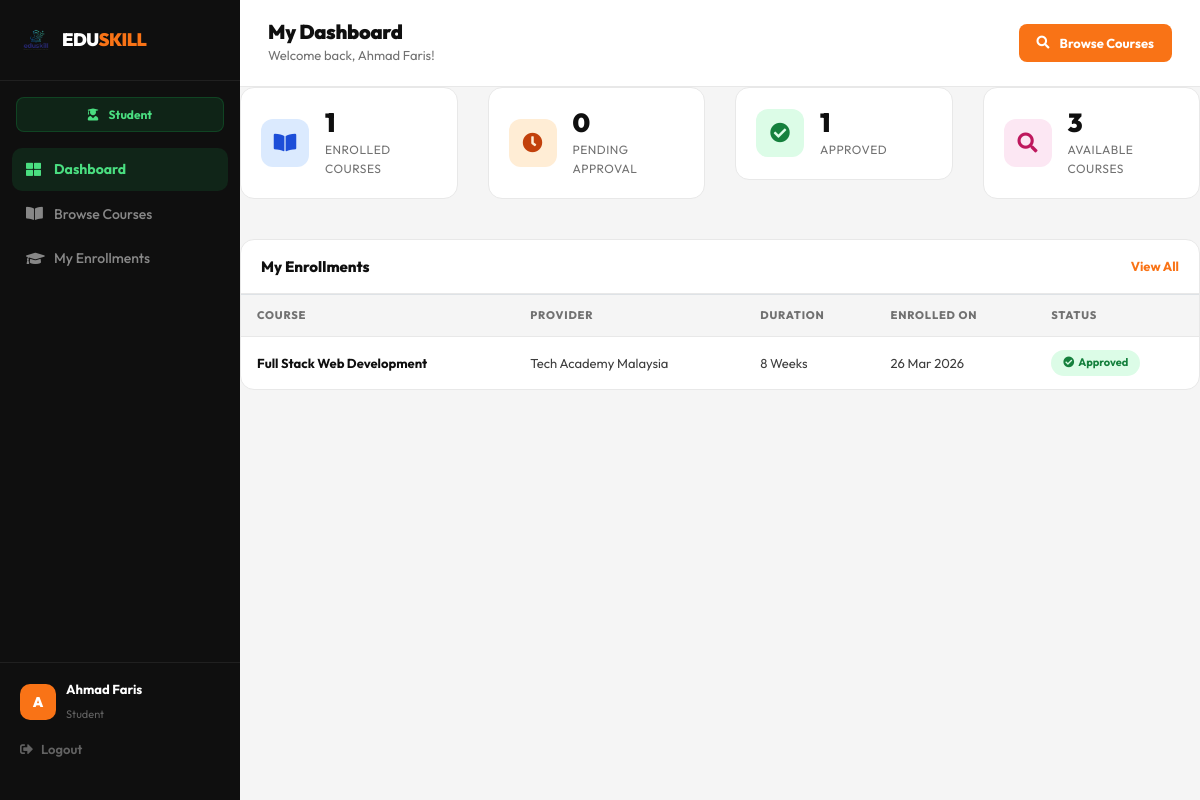
The page /student/dashboard.php (signed in) on the database its author committed.
### tables this page shows
CREATE TABLE IF NOT EXISTS enrollments (
    id          INT AUTO_INCREMENT PRIMARY KEY,
    student_id  INT NOT NULL,
    course_id   INT NOT NULL,
    notes       TEXT,
    status      ENUM('pending','approved','rejected') DEFAULT 'pending',
    enrolled_at TIMESTAMP DEFAULT CURRENT_TIMESTAMP,
    FOREIGN KEY (student_id) REFERENCES students(id) ON DELETE CASCADE,
    FOREIGN KEY (course_id)  REFERENCES courses(id)  ON DELETE CASCADE,
    UNIQUE KEY unique_enrollment (student_id, course_id)
);

CREATE TABLE IF NOT EXISTS courses (
    id           INT AUTO_INCREMENT PRIMARY KEY,
    provider_id  INT NOT NULL,
    title        VARCHAR(200) NOT NULL,
    category     VARCHAR(100) NOT NULL,
    duration     VARCHAR(50) NOT NULL,
    description  TEXT,
    price        DECIMAL(10,2) DEFAULT 0.00,
    max_students INT DEFAULT 30,
    status       ENUM('pending','approved','rejected') DEFAULT 'pending',
    created_at   TIMESTAMP DEFAULT CURRENT_TIMESTAMP,
    FOREIGN KEY (provider_id) REFERENCES providers(id) ON DELETE CASCADE
);

CREATE TABLE IF NOT EXISTS providers (
    id          INT AUTO_INCREMENT PRIMARY KEY,
    org_name    VARCHAR(150) NOT NULL,
    email       VARCHAR(100) NOT NULL UNIQUE,
    phone       VARCHAR(20),
    address     VARCHAR(200),
    description TEXT,
    password    VARCHAR(255) NOT NULL,
    status      ENUM('pending','approved','rejected') DEFAULT 'pending',
    created_at  TIMESTAMP DEFAULT CURRENT_TIMESTAMP
);

### student/dashboard.php (the view, shortened to what this page needs)
<?php
require_once '../config/database.php';
$student_id   = $_SESSION['user_id'];
$student_name = $_SESSION['user_name'] ?? 'Student';
$enrolled  = mysqli_fetch_assoc(mysqli_query($conn, "SELECT COUNT(*) as c FROM enrollments WHERE student_id=$student_id"))['c'];
$pending   = mysqli_fetch_assoc(mysqli_query($conn, "SELECT COUNT(*) as c FROM enrollments WHERE student_id=$student_id AND status='pending'"))['c'];
$approved  = mysqli_fetch_assoc(mysqli_query($conn, "SELECT COUNT(*) as c FROM enrollments WHERE student_id=$student_id AND status='approved'"))['c'];
$available = mysqli_fetch_assoc(mysqli_query($conn, "SELECT COUNT(*) as c FROM courses WHERE status='approved'"))['c'];
$result = mysqli_query($conn, "
    SELECT e.id, e.status, e.enrolled_at, c.title as course, c.duration, p.org_name as provider
    FROM enrollments e
    JOIN courses c ON e.course_id = c.id
    JOIN providers p ON c.provider_id = p.id
    WHERE e.student_id = $student_id
    ORDER BY e.enrolled_at DESC
    LIMIT 5
");
?>
<!DOCTYPE html>
<html lang="en">
<head>
    <link rel="stylesheet" href="https://stackpath.bootstrapcdn.com/bootstrap/4.5.2/css/bootstrap.min.css">
    <link rel="stylesheet" href="https://cdnjs.cloudflare.com/ajax/libs/font-awesome/5.15.4/css/all.min.css">
    <link rel="stylesheet" href="../css/style.css">
    <link rel="stylesheet" href="../css/pasang.css">
    <link rel="stylesheet" href="../css/shreeyash.css">
</head>
<body class="dashboard-body">
<div class="dashboard-wrap">
    <aside class="dash-sidebar student-sidebar">
        <div class="dsb-brand">
            <a href="../index.php">
                <img src="../images/logo.png" alt="Logo" style="width:32px;height:32px;border-radius:8px;object-fit:cover;">
                <span class="dsb-brand-text">EDU<span class="dsb-brand-accent">SKILL</span></span>
            </a>
        </div>
        <div class="dsb-role-badge student-role-badge"><i class="fas fa-user-graduate mr-2"></i> Student</div>
        <nav class="dsb-nav">
            <a href="dashboard.php" class="dsb-link active"><i class="fas fa-th-large"></i> Dashboard</a>
            <a href="courses.php" class="dsb-link"><i class="fas fa-book-open"></i> Browse Courses</a>
            <a href="my_courses.php" class="dsb-link"><i class="fas fa-graduation-cap"></i> My Enrollments
            </a>
        </nav>
        <div class="dsb-bottom">
            <div class="dsb-user-info">
                <div class="dsb-avatar"><?php echo strtoupper(substr($student_name,0,1)); ?></div>
                <div><strong><?php echo htmlspecialchars($student_name); ?></strong><span>Student</span></div>
            </div>
            <a href="../auth/logout.php" class="dsb-logout"><i class="fas fa-sign-out-alt"></i> Logout</a>
        </div>
    </aside>
    <main class="dash-main">
        <div class="dash-topbar">
            <div>
                <h4 class="dash-page-title">My Dashboard</h4>
                <p class="dash-page-sub">Welcome back, <?php echo htmlspecialchars($student_name); ?>!</p>
            </div>
            <div class="dash-topbar-right">
                <a href="courses.php" class="btn-dash-primary"><i class="fas fa-search mr-1"></i> Browse Courses</a>
            </div>
        </div>
        <div class="row mb-4">
            <div class="col-6 col-lg-3 mb-3">
                <div class="dstat-card">
                    <div class="dstat-icon" style="background:#dbeafe;color:#1d4ed8;"><i class="fas fa-book-open"></i></div>
                    <div class="dstat-info"><h3><?php echo $enrolled; ?></h3><p>Enrolled Courses</p></div>
                </div>
            </div>
            <div class="col-6 col-lg-3 mb-3">
                <div class="dstat-card">
                    <div class="dstat-icon" style="background:#ffedd5;color:#c2410c;"><i class="fas fa-clock"></i></div>
                    <div class="dstat-info"><h3><?php echo $pending; ?></h3><p>Pending Approval</p></div>
                </div>
            </div>
            <div class="col-6 col-lg-3 mb-3">
                <div class="dstat-card">
                    <div class="dstat-icon" style="background:#dcfce7;color:#15803d;"><i class="fas fa-check-circle"></i></div>
                    <div class="dstat-info"><h3><?php echo $approved; ?></h3><p>Approved</p></div>
                </div>
            </div>
            <div class="col-6 col-lg-3 mb-3">
                <div class="dstat-card">
                    <div class="dstat-icon" style="background:#fce7f3;color:#be185d;"><i class="fas fa-search"></i></div>
                    <div class="dstat-info"><h3><?php echo $available; ?></h3><p>Available Courses</p></div>
                </div>
            </div>
        </div>
        <div class="dash-card mb-4">
            <div class="dash-card-head">
                <h5>My Enrollments</h5>
                <a href="my_courses.php" class="dash-card-link">View All</a>
            </div>
            <div class="dash-table-wrap">
                <table class="table dash-table">
                    <thead><tr><th>Course</th><th>Provider</th><th>Duration</th><th>Enrolled On</th><th>Status</th></tr></thead>
                    <tbody>
                        <?php while($e = mysqli_fetch_assoc($result)): ?>
                        <tr>
                            <td><strong><?php echo htmlspecialchars($e['course']); ?></strong></td>
                            <td><?php echo htmlspecialchars($e['provider']); ?></td>
                            <td><?php echo $e['duration']; ?></td>
                            <td><?php echo date('d M Y', strtotime($e['enrolled_at'])); ?></td>
                            <td>
                                <?php if($e['status']=='pending'): ?>
                                    <span class="status-pending"><i class="fas fa-clock mr-1"></i>Pending</span>
                                <?php elseif($e['status']=='approved'): ?>
                                    <span class="status-approved"><i class="fas fa-check-circle mr-1"></i>Approved</span>
                                <?php elseif($e['status']=='completed'): ?>
                                    <span class="status-completed"><i class="fas fa-certificate mr-1"></i>Completed</span>
                                <?php else: ?>
                                    <span class="status-rejected"><i class="fas fa-times-circle mr-1"></i>Rejected</span>
                                <?php endif; ?>
                            </td>
                        </tr>
                        <?php endwhile; ?>
                    </tbody>
                </table>
            </div>
        </div>
    </main>
</div>
</body>
</html>

### css/style.css (style rules this page uses)
:root { --orange: #f97316; --orange-dk: #ea580c; --orange-lt: #fff7ed; --orange-mid: #fed7aa; --black: #0f0f0f; --dark: #1a1a1a; --text: #3d3d3d; --muted: #717171; --border: #e8e8e8; --bg: #fafafa; --white: #ffffff; --green: #16a34a; --green-lt: #dcfce7; --blue: #2563eb; --blue-lt: #dbeafe; --purple: #7c3aed; --purple-lt: #ede9fe; --pink: #db2777; --pink-lt: #fce7f3; --teal: #0f766e; --teal-lt: #ccfbf1; --nav-h: 72px; --radius: 14px; --radius-lg: 20px; --radius-xl: 28px; --shadow: 0 2px 8px rgba(0,0,0,0.06), 0 1px 2px rgba(0,0,0,0.04); --shadow-md: 0 8px 24px rgba(0,0,0,0.08), 0 2px 8px rgba(0,0,0,0.04); --shadow-lg: 0 20px 48px rgba(0,0,0,0.10); }
* { margin: 0; padding: 0; box-sizing: border-box; }
body { font-family: 'Open Sans', sans-serif; }
h1, h2, h3 { font-family: 'Roboto', sans-serif; }
body { font-family: 'Outfit', sans-serif; color: var(--text); background: var(--white); padding-top: var(--nav-h); font-size: 16px; line-height: 1.6; -webkit-font-smoothing: antialiased; }
h1, h2, h3, h4, h5, h6 { font-family: 'Outfit', sans-serif; color: var(--black); line-height: 1.15; font-weight: 800; }
a { text-decoration: none; color: inherit; }
img { max-width: 100%; height: auto; display: block; }

### css/shreeyash.css (style rules this page uses)
.student-sidebar .dsb-link.active { background: rgba(22,163,74,0.15); color: #4ade80 !important; }

### rows shown on the page
enrollments: course.title "Full Stack Web Development", providers.org_name "Tech Academy Malaysia", course.duration "8 Weeks", enrolled_at "26 Mar 2026", status "approved" (drawn)

### other values the page prints
substr($student_name,0,1) "A"
$student_name "Ahmad Faris"
$enrolled "1"
$pending "0"
$approved "1"
$available "3"
